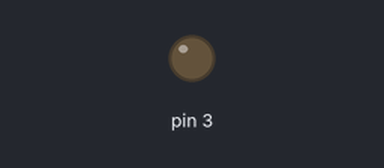
Simulated run of this sketch. Board: Arduino Uno, built with avr-gcc and run on an emulated ATmega328P. Shown: output pins drawn as LEDs (lit = HIGH).

Above: at 0.1 s.
At 20.4 s:
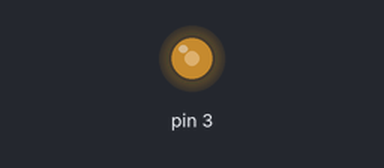
At 22.46 s:
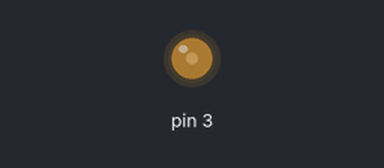
Timing chart, 0 to 40.0 s (numbered marks = the images above):
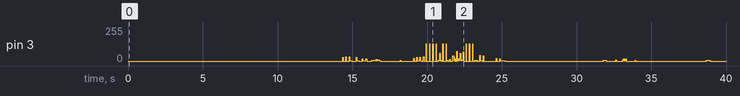

The sketch:

shortArduino_DANT.ino
```cpp
// Based on http://arduino.cc/en/Tutorial/Fading by David A. Mellis
// and Tom Igoe, http://www.arduino.cc/playground/Code/PwmFrequency,
// and viznut's, skurk's, and raer's discoveries documented in
// http://countercomplex.blogspot.com/2011/10/algorithmic-symphonies-from-one-line-of.html
#include "wiring_private.h"
#undef round
#undef abs

// The speaker is on Arduino pin 11, which is port B pin 3, pin 17 on the PDIP.
// The signal on this pin is OC2A.

void setup()  {
  // set bit 3 in data direction register B to 1 to configure Port B pin 3 for output:
 // pinMode(11, OUTPUT);
  pinMode(3, OUTPUT);
  //DDRB |= 1 << 3;
 // // I forget what this does!
  //TCCR2A |= 1 << COM2A1;
  // use 0x01 for divisor of 1, i.e. 31.25kHz
  // or 0x02 for divisor of 8, or 0x03 for divisor of 64 (default)
 // TCCR2B = TCCR2B & 0xf8 | 0x01;
}

long t = 0;
int i = 0;

void loop() {
  if (++i != 64) return;
  i = 0;
  t++;
 // OCR2A
  long myValue;

  myValue= (((t*(t>>12)&(201*t/100)&(199*t/100))&(t*(t>>14)&(t*301/100)&(t*399/100)))+((t*(t>>16)&(t*202/100)&(t*198/100))-(t*(t>>18)&(t*302/100)&(t*298/100))));

analogWrite(3, myValue);


  return;


return;
}
```
